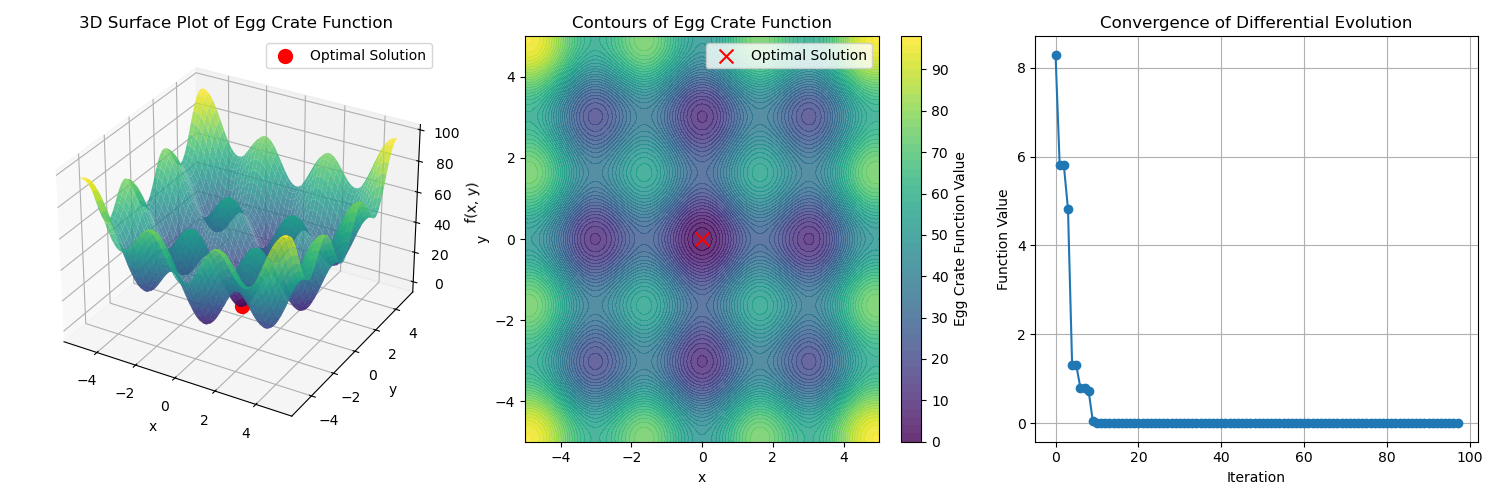

Write the Python code that produced this figure.
import numpy as np
from scipy.optimize import differential_evolution
import matplotlib.pyplot as plt
from mpl_toolkits.mplot3d import Axes3D


def egg_crate(x):
    """
      egg crate function
    """
    return x[0]**2 + x[1]**2 + 25 * (np.sin(x[0])**2 + np.sin(x[1])**2)


# Define the bounds for x and y
bounds = [(-5, 5), (-5, 5)]

# Callback function to collect points during optimization for visualization
history = []


def callback(xk, convergence):
    history.append(xk)


# Perform global optimization using Differential Evolution
result = differential_evolution(
    egg_crate,
    bounds,
    strategy='best1bin',
    maxiter=1000,
    popsize=15,
    callback=callback
)

print(f"Global minimum found at: {result.x}")
print(f"Function value at minimum: {result.fun:.4f}")
print(f"Number of iterations: {result.nit}")

# Visualization of the Egg Crate function for 2D

# 1. 3D Surface Plot
x = np.linspace(-5, 5, 400)
y = np.linspace(-5, 5, 400)
X, Y = np.meshgrid(x, y)
Z = np.array([[egg_crate([xx, yy]) for xx, yy in zip(x_row, y_row)]
             for x_row, y_row in zip(X, Y)])

fig = plt.figure(figsize=(15, 5))

# 3D Surface Plot
ax1 = fig.add_subplot(131, projection='3d')
ax1.plot_surface(X, Y, Z, cmap='viridis', edgecolor='none', alpha=0.8)
ax1.scatter(result.x[0], result.x[1], result.fun,
            color='red', s=100, label='Optimal Solution')
ax1.set_title('3D Surface Plot of Egg Crate Function')
ax1.set_xlabel('x')
ax1.set_ylabel('y')
ax1.set_zlabel('f(x, y)')
ax1.legend()

# 2. 2D Contour Plot
ax2 = fig.add_subplot(132)
contour = ax2.contourf(X, Y, Z, levels=50, cmap='viridis', alpha=0.8)
plt.colorbar(contour, ax=ax2, label='Egg Crate Function Value')

ax2.scatter(result.x[0], result.x[1], color='red',
            marker='x', s=100, label='Optimal Solution')
ax2.set_title('Contours of Egg Crate Function')
ax2.set_xlabel('x')
ax2.set_ylabel('y')
ax2.legend()

# 3. Convergence Plot
ax3 = fig.add_subplot(133)
convergence = [egg_crate(point) for point in history]
ax3.plot(range(len(convergence)), convergence, marker='o', linestyle='-')
ax3.set_title('Convergence of Differential Evolution')
ax3.set_xlabel('Iteration')
ax3.set_ylabel('Function Value')
ax3.grid()

plt.tight_layout()
plt.savefig('global-opt-egg-crate.png')
plt.show()
